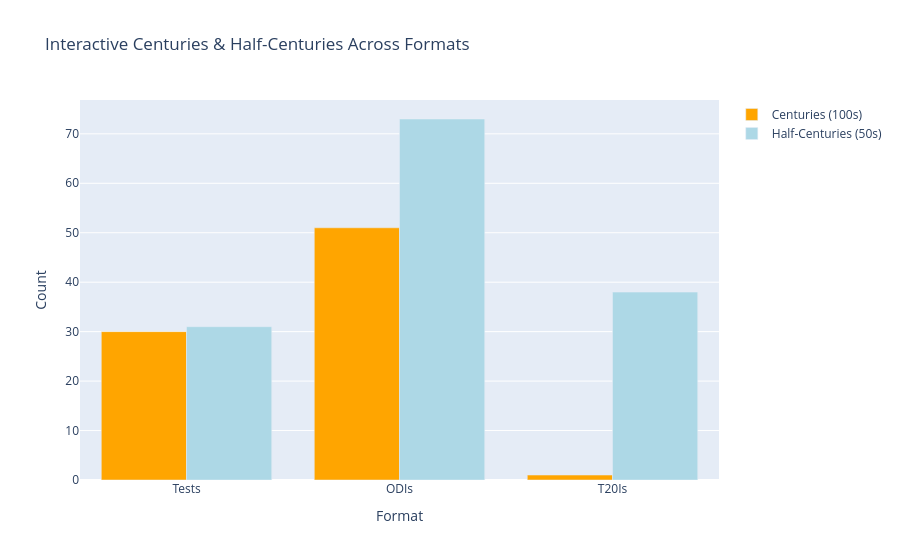

Write notebook code for a chart like this one.
### Code cell
# Interactive Plotly bar chart for 100s and 50s
fig = go.Figure()
fig.add_trace(go.Bar(x=df_analysis["Format"], y=df_analysis["100s"], name="Centuries (100s)", marker_color="orange"))
fig.add_trace(go.Bar(x=df_analysis["Format"], y=df_analysis["50s"], name="Half-Centuries (50s)", marker_color="lightblue"))
fig.update_layout(title="Interactive Centuries & Half-Centuries Across Formats", barmode="group", xaxis_title="Format", yaxis_title="Count")
fig.show()

### Figure 1 — Plotly figure (JSON) as saved in the notebook; plotly's stock layout.template omitted (floating-point values rounded to 4 significant figures)
{"data": [{"marker": {"color": "orange"}, "name": "Centuries (100s)", "type": "bar", "x": ["Tests", "ODIs", "T20Is"], "y": [30, 51, 1]}, {"marker": {"color": "lightblue"}, "name": "Half-Centuries (50s)", "type": "bar", "x": ["Tests", "ODIs", "T20Is"], "y": [31, 73, 38]}], "layout": {"barmode": "group", "title": {"text": "Interactive Centuries & Half-Centuries Across Formats"}, "xaxis": {"title": {"text": "Format"}}, "yaxis": {"title": {"text": "Count"}}}}
